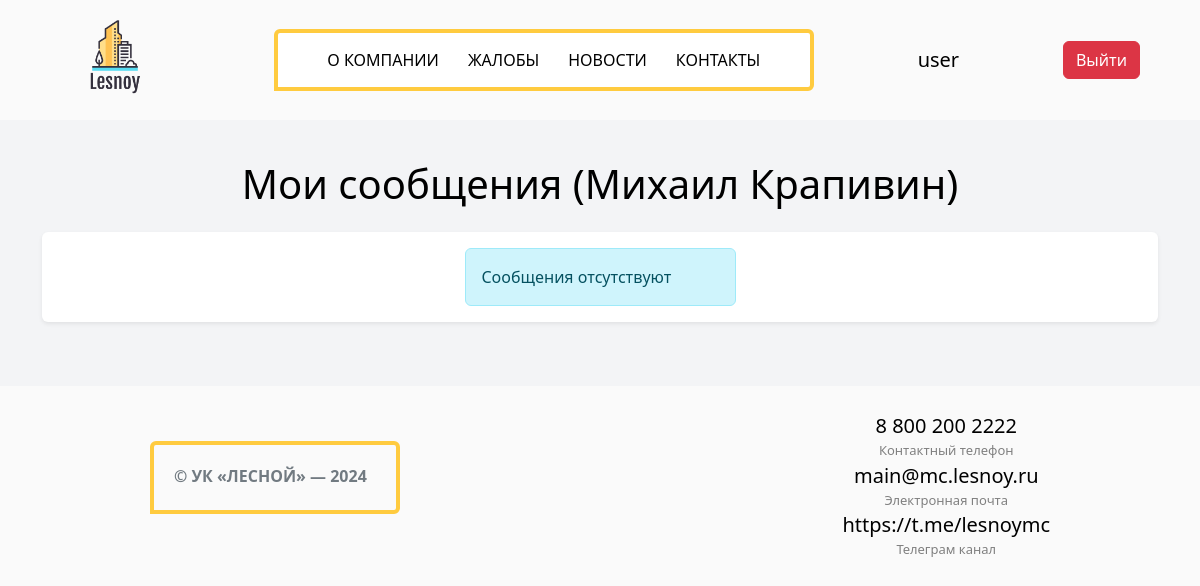
The page /user_messages/ (signed in) on the database as committed earlier.
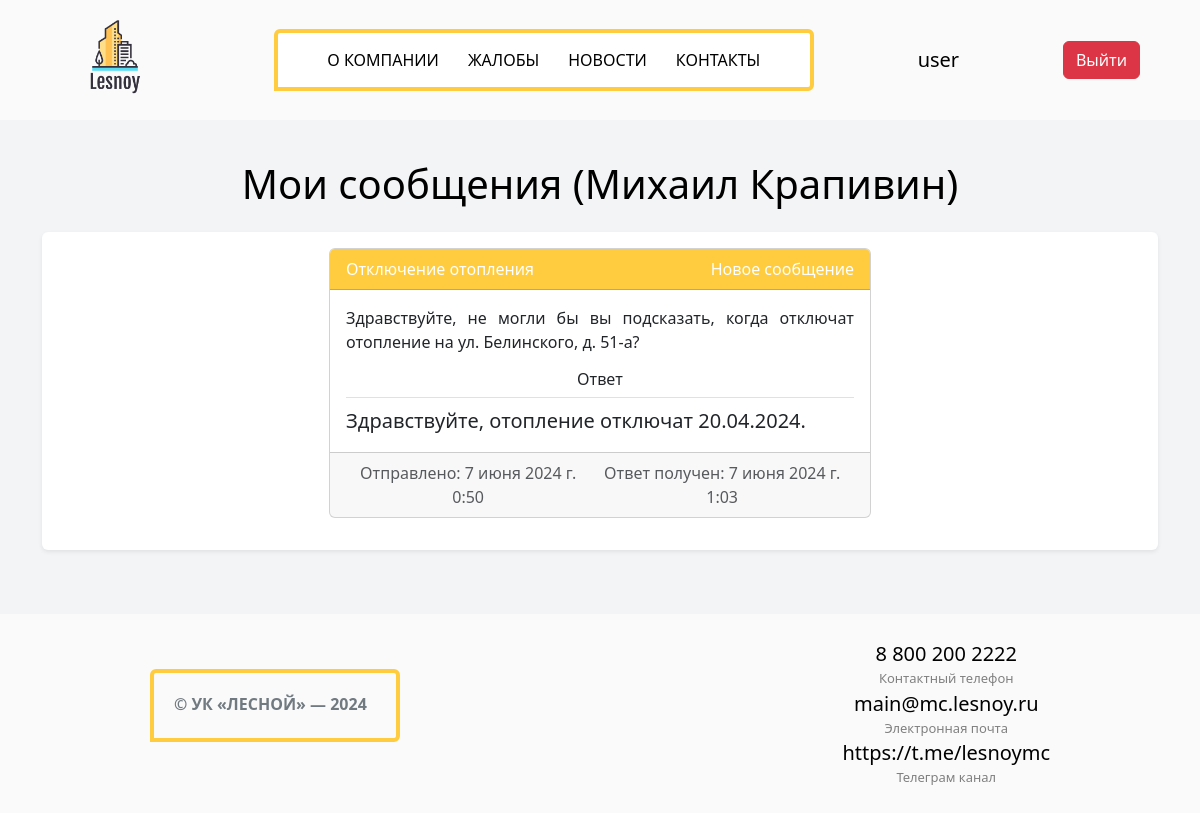
The same page on the database as committed later.
### main/models.py (models this page shows, shortened)
class Messages(models.Model):
    class Meta:
        db_table = "messages"
        verbose_name = "message"
        verbose_name_plural = "messages"
    user = models.ForeignKey(User, on_delete=models.CASCADE, null=True)
    send_date = models.DateTimeField(null=True)
    title = models.CharField(max_length=40, null=True)
    question_text = models.TextField(max_length=1000, null=True)
    reply_text = models.TextField(max_length=1000, default="Нет ответа")
    reply_date = models.DateTimeField(null=True)
    is_read = models.BooleanField(default=False)

### main/views.py (the view)
# urls.py: path('', views.user_messages_view, name="user_messages"),
def user_messages_view(request):
    messages = models.Messages.objects.filter(reply_date__isnull=False, user_id=request.user.id).order_by("-reply_date")
    return render(request, "user_messages.html", {"messages_list": messages})

### templates/user_messages.html (shortened to what this page needs)
{% extends "index.html" %}
{% block content %}
<section class="pt-3 pb-3">
    <div class="container">
        <h1 class="mt-4 mb-4 text-center">Мои сообщения ({{ user.first_name }} {{ user.last_name }})</h1>
        <div class="container shadow-sm p-3 mb-5 bg-white rounded" style="max-height: 1200px; overflow: auto;">
            {% if messages_list %}
            {% for message in messages_list %}
            <div class="card text-center w-50 mb-3" style="margin: 0 auto;">
                {% if message.is_read %}
                <div class="card-header text-start d-flex justify-content-between">
                    <div>{{ message.title }}</div>
                    <div class="d-flex justify-content-between">
                        <a href="{% url 'send_message' %}" class="text-info me-3">Написать сообщение</a>
                        <a href="{% url 'delete_message' message.id %}" class="text-danger">Удалить</a>
                    </div>
                </div>
                {% else %}
                <div class="card-header text-start d-flex justify-content-between text-white" style="background-color: #ffcb3f;">
                    <div>{{ message.title }}</div>
                    <a href="#" class="text-decoration-none text-white" title="Отметить как прочитанное">Новое сообщение</a>
                </div>
                {% endif %}
                <div class="card-body">
                    <p class="card-text fs-6" style="text-align: justify;">{{ message.question_text }}</p>
                    <h6 class="card-title nav-tabs pb-2">Ответ</h6>
                    <p class="card-text fs-5" style="text-align: justify;"> {{ message.reply_text }}</p>
                </div>
                <div class="card-footer text-muted d-flex justify-content-between">
                    <div>Отправлено: {{ message.send_date }}</div>
                    <div>Ответ получен: {{ message.reply_date }}</div>
                </div>
            </div>
            {% endfor %}
            {% else %}
            <div class="alert alert-info w-25" style="margin: 0 auto;">Сообщения отсутствуют</div>
            {% endif %}
        </div>
    </div>
</section>
{% endblock %}

Rows that differ between the two databases and show on the page:
added Messages: title "Отключение отопления", question_text "Здравствуйте, не могли бы вы подсказать, когда отключат отопление на ул. Белинского, д. 51-а?", reply_text "Здравствуйте, отопление отключат 20.04.2024.", send_date "7 июня 2024 г. 0:50", reply_date "7 июня 2024 г. 1:03"
Other text that changed with them:
text no longer shown: "Сообщения отсутствуют"
